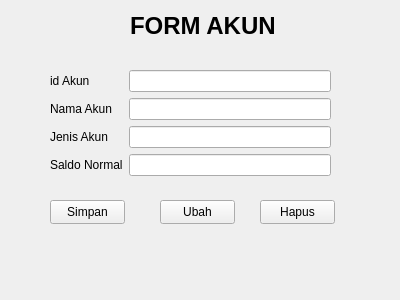
<?xml version="1.0" encoding="UTF-8"?>
<ui version="4.0">
 <class>Form</class>
 <widget class="QWidget" name="Form">
  <property name="geometry">
   <rect>
    <x>0</x>
    <y>0</y>
    <width>400</width>
    <height>300</height>
   </rect>
  </property>
  <property name="windowTitle">
   <string>Form</string>
  </property>
  <widget class="QLabel" name="label">
   <property name="geometry">
    <rect>
     <x>130</x>
     <y>10</y>
     <width>171</width>
     <height>31</height>
    </rect>
   </property>
   <property name="font">
    <font>
     <pointsize>18</pointsize>
     <bold>true</bold>
    </font>
   </property>
   <property name="text">
    <string>FORM AKUN</string>
   </property>
  </widget>
  <widget class="QPushButton" name="pushButton">
   <property name="geometry">
    <rect>
     <x>50</x>
     <y>200</y>
     <width>75</width>
     <height>24</height>
    </rect>
   </property>
   <property name="text">
    <string>Simpan</string>
   </property>
  </widget>
  <widget class="QPushButton" name="pushButton_2">
   <property name="geometry">
    <rect>
     <x>160</x>
     <y>200</y>
     <width>75</width>
     <height>24</height>
    </rect>
   </property>
   <property name="text">
    <string>Ubah</string>
   </property>
  </widget>
  <widget class="QWidget" name="formLayoutWidget">
   <property name="geometry">
    <rect>
     <x>50</x>
     <y>70</y>
     <width>281</width>
     <height>111</height>
    </rect>
   </property>
   <layout class="QFormLayout" name="formLayout">
    <item row="0" column="0">
     <widget class="QLabel" name="id_userLabel">
      <property name="text">
       <string>id Akun</string>
      </property>
     </widget>
    </item>
    <item row="0" column="1">
     <widget class="QLineEdit" name="id_userLineEdit"/>
    </item>
    <item row="1" column="0">
     <widget class="QLabel" name="nm_userLabel">
      <property name="text">
       <string>Nama Akun</string>
      </property>
     </widget>
    </item>
    <item row="1" column="1">
     <widget class="QLineEdit" name="nm_userLineEdit"/>
    </item>
    <item row="2" column="0">
     <widget class="QLabel" name="passwordLabel">
      <property name="text">
       <string>Jenis Akun</string>
      </property>
     </widget>
    </item>
    <item row="2" column="1">
     <widget class="QLineEdit" name="passwordLineEdit"/>
    </item>
    <item row="3" column="0">
     <widget class="QLabel" name="emailLabel">
      <property name="text">
       <string>Saldo Normal</string>
      </property>
     </widget>
    </item>
    <item row="3" column="1">
     <widget class="QLineEdit" name="emailLineEdit"/>
    </item>
   </layout>
  </widget>
  <widget class="QPushButton" name="pushButton_3">
   <property name="geometry">
    <rect>
     <x>260</x>
     <y>200</y>
     <width>75</width>
     <height>24</height>
    </rect>
   </property>
   <property name="text">
    <string>Hapus</string>
   </property>
  </widget>
 </widget>
 <resources/>
 <connections/>
</ui>
